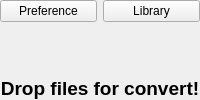
      <widget class="QWidget" name="pageConvert">
       <layout class="QVBoxLayout" name="verticalLayout_11" stretch="0,1">
        <property name="leftMargin">
         <number>0</number>
        </property>
        <property name="topMargin">
         <number>0</number>
        </property>
        <property name="rightMargin">
         <number>0</number>
        </property>
        <property name="bottomMargin">
         <number>0</number>
        </property>
        <item>
         <widget class="QFrame" name="frame_6">
          <property name="frameShape">
           <enum>QFrame::NoFrame</enum>
          </property>
          <property name="frameShadow">
           <enum>QFrame::Raised</enum>
          </property>
          <layout class="QHBoxLayout" name="horizontalLayout_4">
           <property name="leftMargin">
            <number>0</number>
           </property>
           <property name="topMargin">
            <number>0</number>
           </property>
           <property name="rightMargin">
            <number>0</number>
           </property>
           <property name="bottomMargin">
            <number>0</number>
           </property>
           <item>
            <widget class="QPushButton" name="btnPreference">
             <property name="focusPolicy">
              <enum>Qt::NoFocus</enum>
             </property>
             <property name="text">
              <string>Preference</string>
             </property>
            </widget>
           </item>
           <item>
            <widget class="QPushButton" name="btnSwitchToLib">
             <property name="focusPolicy">
              <enum>Qt::NoFocus</enum>
             </property>
             <property name="text">
              <string>Library</string>
             </property>
            </widget>
           </item>
          </layout>
         </widget>
        </item>
        <item>
         <widget class="QFrame" name="frame_drop">
          <property name="frameShape">
           <enum>QFrame::NoFrame</enum>
          </property>
          <property name="frameShadow">
           <enum>QFrame::Raised</enum>
          </property>
          <layout class="QVBoxLayout" name="verticalLayout_13" stretch="1,0">
           <property name="leftMargin">
            <number>0</number>
           </property>
           <property name="topMargin">
            <number>0</number>
           </property>
           <property name="rightMargin">
            <number>0</number>
           </property>
           <property name="bottomMargin">
            <number>0</number>
           </property>
           <item>
            <widget class="QFrame" name="drop_buttons">
             <property name="frameShape">
              <enum>QFrame::NoFrame</enum>
             </property>
             <property name="frameShadow">
              <enum>QFrame::Raised</enum>
             </property>
            </widget>
           </item>
           <item>
            <widget class="QLabel" name="label_drop">
             <property name="font">
              <font>
               <pointsize>14</pointsize>
               <weight>75</weight>
               <bold>true</bold>
              </font>
             </property>
             <property name="text">
              <string>Drop files for convert!</string>
             </property>
             <property name="alignment">
              <set>Qt::AlignBottom|Qt::AlignHCenter</set>
             </property>
             <property name="wordWrap">
              <bool>true</bool>
             </property>
            </widget>
           </item>
          </layout>
         </widget>
        </item>
       </layout>
      </widget>
